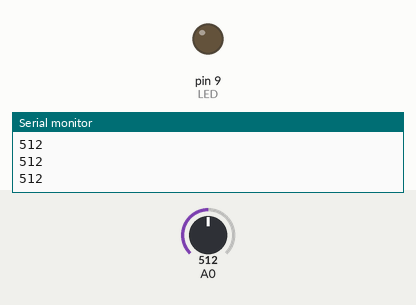
Bench run of a sketch on a simulated Arduino Uno, built with avr-gcc and run on an emulated ATmega328P. Parts: output pins drawn as LEDs (lit = HIGH), the last lines printed to the serial monitor. The inputs (shaded band) are chosen by the test bench; at power-on: A0 = 512.

Above: at 1.2 s.
1.3 s: A0 set to 190
At 1.6 s:
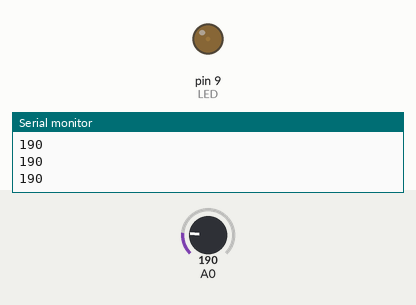
2.8 s: A0 set to 122
At 4.0 s:
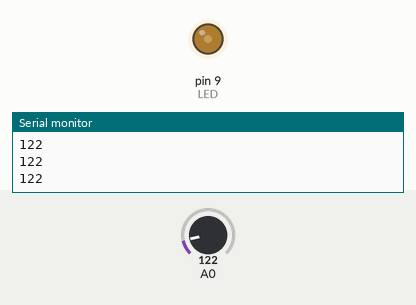
4.3 s: A0 set to 0
At 5.4 s:
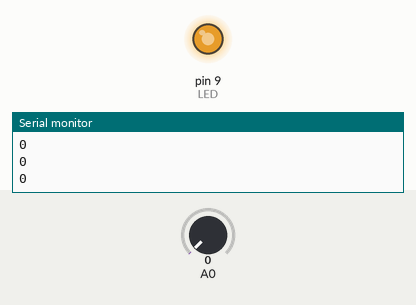
Timing chart, 0 to 7.3 s (numbered marks = the images above; inputs shaded):
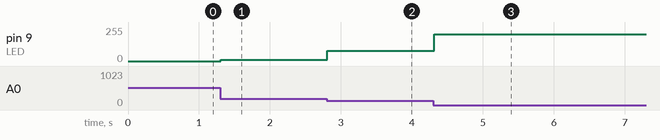

The sketch:

lab1.ino
```cpp
int LED = 9;

void setup() {
  Serial.begin(9600);
  pinMode(LED,OUTPUT);
}

void loop() {
  int val = analogRead(A0);
  Serial.println(val);
  if(val > 200)
  {
    analogWrite(LED,0);
  }
  else
  {
    analogWrite(LED,200 - val);
  }
  delay(100);
}
```

Measured:
- after the input at 1.3 s, pin 9 (LED): 0/255 → 10/255 at once
- after the input at 2.8 s, pin 9 (LED): 10/255 → 78/255 at once
- after the input at 4.3 s, pin 9 (LED): 78/255 → 200/255 at once
